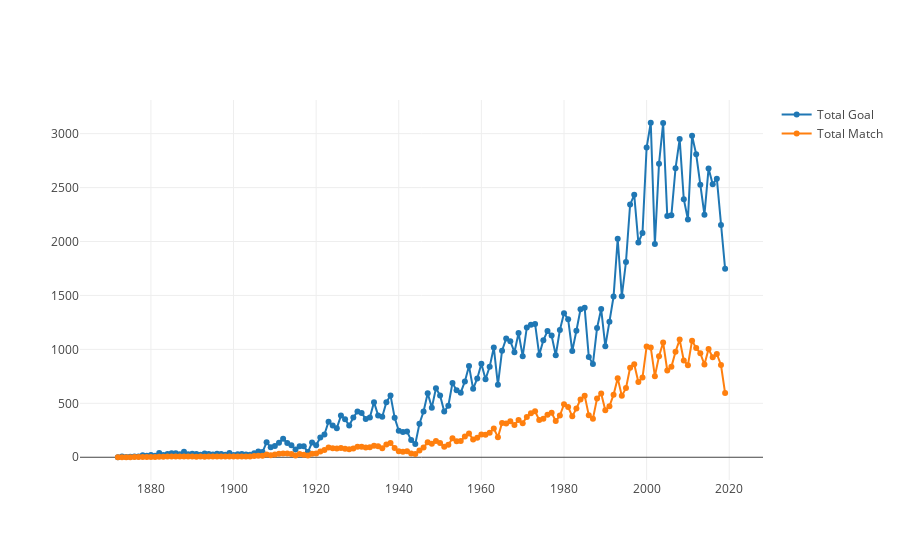

The notebook cell this image was saved under:
### Code cell
fig = go.Figure()
# data = go.Scatter(x = GoalsPerYear.index, y = GoalsPerYear['sum_goal'], mode = 'lines+markers', name = 'Total Goal')
fig.add_trace(go.Scatter(x = GoalsPerYear.index, y = GoalsPerYear['sum_goal'], mode = 'lines+markers', name = 'Total Goal'))
fig.add_trace(go.Scatter(x = MatchPerYear.index, y = MatchPerYear['sum_goal'], mode = 'lines+markers', name = 'Total Match'))


# layout =go.Layout(title="Total Goals per Year")

# fig.update_layout(
#     title=go.layout.Title(
#         text="Plot Title",
#         xref="paper",
#         x=0
#     ),
#     xaxis=go.layout.XAxis(
#         title=go.layout.xaxis.Title(
#             text="x Axis",
#             font=dict(
#                 family="Courier New, monospace",
#                 size=18,
#                 color="#7f7f7f"
#             )
#         )
#     ),
#     yaxis=go.layout.YAxis(
#         title=go.layout.yaxis.Title(
#             text="y Axis",
#             font=dict(
#                 family="Courier New, monospace",
#                 size=18,
#                 color="#7f7f7f"
#             )
#         )
#     )
# )

# layout = go.Layout(
#     title=go.layout.Title(
#         text='Plot Title',
#         xref='paper',
#         x=0
#     ))
# fig = go.Figure(data = data, layout = layout)
fig.show()

### Figure 1 — Plotly figure (JSON) as saved in the notebook; plotly's stock layout.template omitted (floating-point values rounded to 4 significant figures; data arrays with more than 128 entries replaced by an {"elided": "..."} marker saying what was removed)
{"data": [{"mode": "lines+markers", "name": "Total Goal", "type": "scatter", "uid": "1dcbc4f7-b3aa-44ce-b7c2-35f5fb7fced8", "x": {"elided": "148 int values"}, "y": {"elided": "148 int values"}}, {"mode": "lines+markers", "name": "Total Match", "type": "scatter", "uid": "1567ee2d-5475-433a-b4c1-70aaad780201", "x": {"elided": "148 int values"}, "y": {"elided": "148 int values"}}], "layout": {}}
